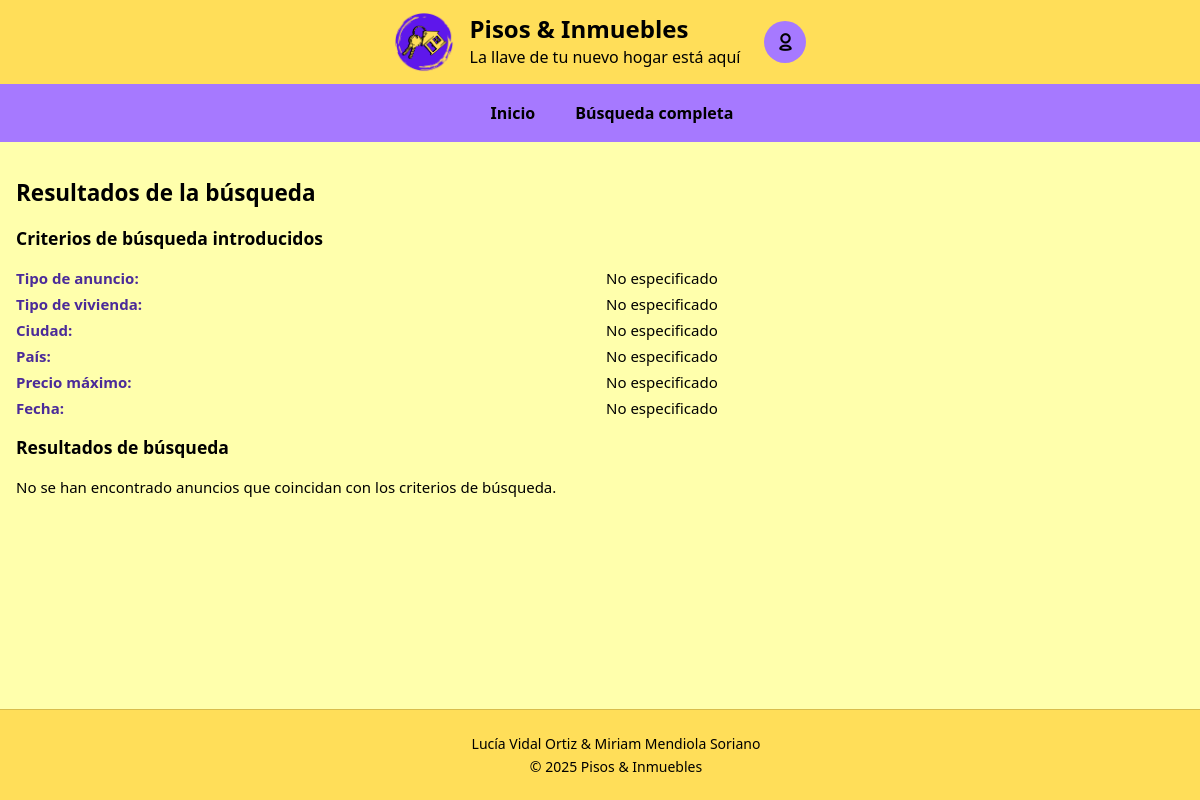
Before: /resultado.php with the older database file.
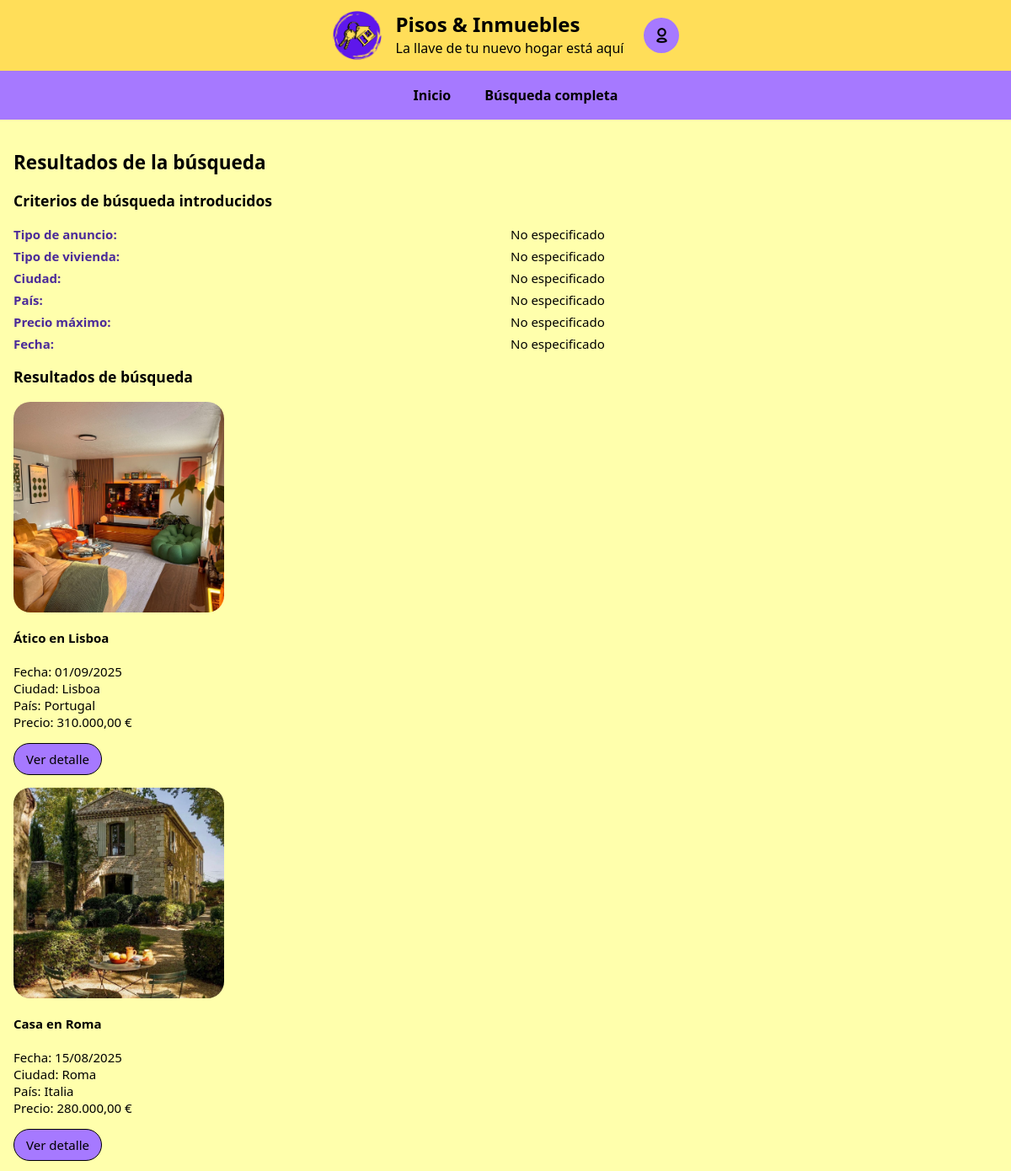
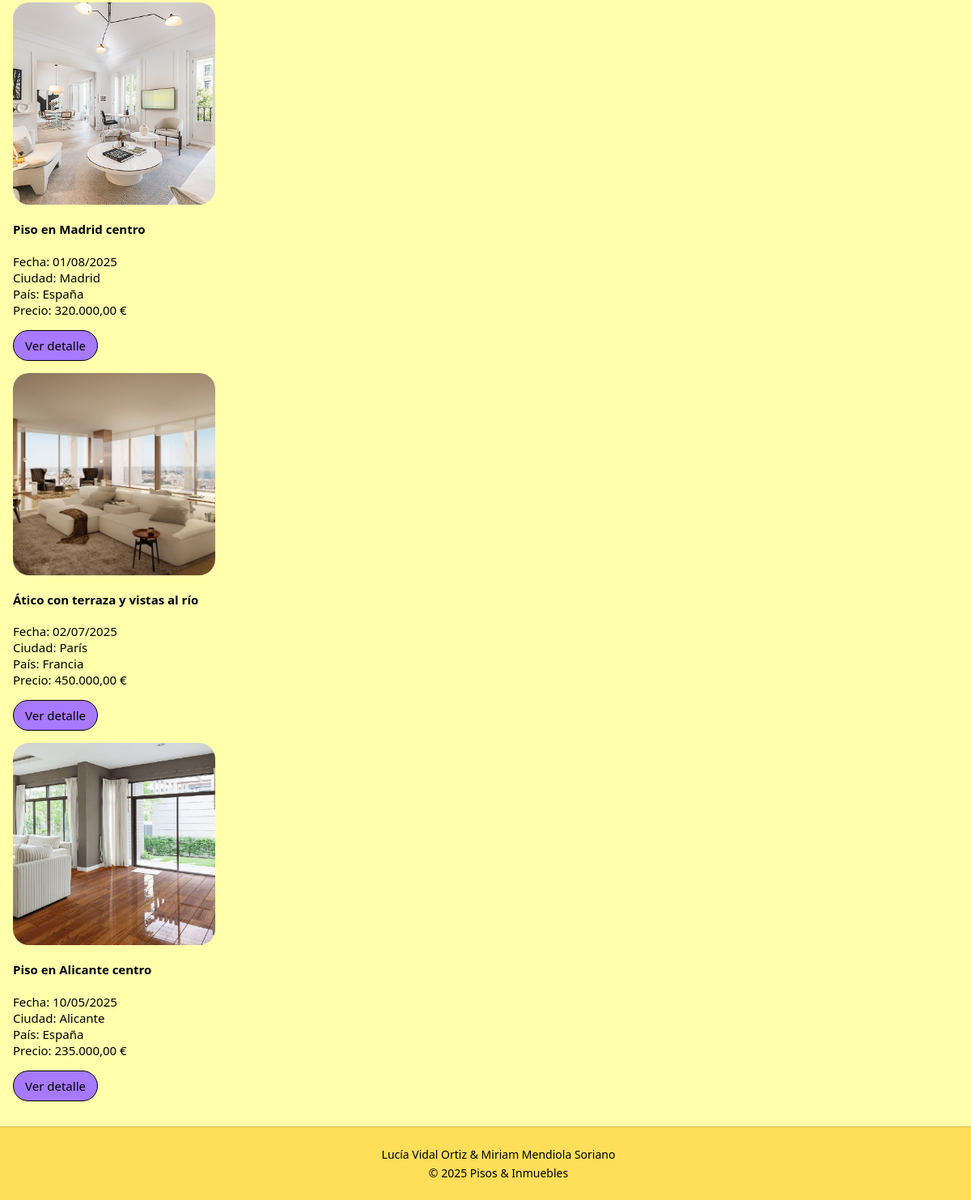
After: the same page with the newer database file (2 pictures, top to bottom).
### tables this page shows
CREATE TABLE `anuncios` (
  `IdAnuncio` int(10) UNSIGNED NOT NULL,
  `TAnuncio` tinyint(3) UNSIGNED NOT NULL,
  `TVivienda` tinyint(3) UNSIGNED NOT NULL,
  `FPrincipal` varchar(255) DEFAULT NULL,
  `Alternativo` varchar(255) NOT NULL,
  `Titulo` varchar(255) NOT NULL,
  `Precio` decimal(10,2) NOT NULL,
  `Texto` text DEFAULT NULL,
  `Ciudad` varchar(100) DEFAULT NULL,
  `Pais` int(10) UNSIGNED DEFAULT NULL,
  `Superficie` decimal(10,2) DEFAULT NULL,
  `NHabitaciones` int(10) UNSIGNED DEFAULT NULL,
  `NBanyos` int(10) UNSIGNED DEFAULT NULL,
  `Planta` int(11) DEFAULT NULL,
  `Anyo` int(11) DEFAULT NULL,
  `FRegistro` datetime NOT NULL DEFAULT current_timestamp(),
  `Usuario` int(10) UNSIGNED NOT NULL
);

CREATE TABLE `paises` (
  `IdPais` int(10) UNSIGNED NOT NULL,
  `NomPais` varchar(100) NOT NULL
);

### resultado.php (the view, shortened to what this page needs)
<?php
require_once("cabecera.inc");
require_once("inicio.inc");
$mysqli = obtenerConexion();
$criterioTipoTexto     = 'No especificado';
$criterioViviendaTexto = 'No especificado';
$criterioCiudadTexto   = 'No especificado';
$criterioPaisTexto     = 'No especificado';
$criterioPrecioTexto   = 'No especificado';
$criterioFechaTexto    = 'No especificado';
$sql = "SELECT
            a.IdAnuncio,
            a.Titulo,
            a.FPrincipal,
            a.Alternativo,
            a.FRegistro,
            a.Ciudad,
            p.NomPais AS Pais,
            a.Precio
        FROM Anuncios a
        LEFT JOIN Paises p ON a.Pais = p.IdPais";
$sql .= " ORDER BY a.FRegistro DESC";
$resultadoBusqueda = $mysqli->query($sql);
?>
<section>
  <h3>Criterios de búsqueda introducidos</h3>
  <dl>
    <dt>Tipo de anuncio:</dt>
    <dd><?php echo htmlspecialchars($criterioTipoTexto, ENT_QUOTES, 'UTF-8'); ?></dd>
    <dt>Tipo de vivienda:</dt>
    <dd><?php echo htmlspecialchars($criterioViviendaTexto, ENT_QUOTES, 'UTF-8'); ?></dd>
    <dt>Ciudad:</dt>
    <dd><?php echo htmlspecialchars($criterioCiudadTexto, ENT_QUOTES, 'UTF-8'); ?></dd>
    <dt>País:</dt>
    <dd><?php echo htmlspecialchars($criterioPaisTexto, ENT_QUOTES, 'UTF-8'); ?></dd>
    <dt>Precio máximo:</dt>
    <dd><?php echo htmlspecialchars($criterioPrecioTexto, ENT_QUOTES, 'UTF-8'); ?></dd>
    <dt>Fecha:</dt>
    <dd><?php echo htmlspecialchars($criterioFechaTexto, ENT_QUOTES, 'UTF-8'); ?></dd>
  </dl>
</section>
<section>
  <h3>Resultados de búsqueda</h3>
  <?php
  if ($resultadoBusqueda && $resultadoBusqueda->num_rows > 0) {
      while ($fila = $resultadoBusqueda->fetch_assoc()) {
          $id        = (int)$fila['IdAnuncio'];
          $titulo    = htmlspecialchars($fila['Titulo'] ?? '', ENT_QUOTES, 'UTF-8');
          $foto      = htmlspecialchars($fila['FPrincipal'] ?? '', ENT_QUOTES, 'UTF-8');
          $alt       = htmlspecialchars($fila['Alternativo'] ?? '', ENT_QUOTES, 'UTF-8');
          $fechaRaw  = $fila['FRegistro'];
          $fecha     = $fechaRaw ? date('d/m/Y', strtotime($fechaRaw)) : '';
          $ciudadRes = htmlspecialchars($fila['Ciudad'] ?? '', ENT_QUOTES, 'UTF-8');
          $paisRes   = htmlspecialchars($fila['Pais'] ?? '', ENT_QUOTES, 'UTF-8');
          $precio    = $fila['Precio'];
          $precioFmt = is_null($precio) ? '' : number_format($precio, 2, ',', '.');
          ?>
          <article>
            <div class="imagen_principal">
              <?php if (!empty($foto)) { ?>
                <img src="<?php echo $foto; ?>" alt="<?php echo $alt; ?>">
              <?php } else { ?>
                <img src="img/foto_piso.jpg" alt="Sin imagen disponible">
              <?php } ?>
            </div>
            <h4><?php echo $titulo; ?></h4>
            <p>
              Fecha: <?php echo $fecha; ?><br>
              Ciudad: <?php echo $ciudadRes; ?><br>
              País: <?php echo $paisRes; ?><br>
              Precio: <?php echo $precioFmt; ?> €
            </p>
            <p><a class="enlaces" href="detalle_anuncio.php?id=<?php echo $id; ?>">Ver detalle</a></p>
          </article>
          <?php
      }
  } else {
      echo "<p>No se han encontrado anuncios que coincidan con los criterios de búsqueda.</p>";
  }
  ?>
</section>
</main>
<?php
require_once("footer.inc");
?>

Changed rows visible on the page:
added anuncios: FPrincipal (picture), Titulo "Ático en Lisboa", FRegistro "01/09/2025", Ciudad "Lisboa", Pais.NomPais "Portugal", Precio "310.000,00"
added anuncios: FPrincipal (picture), Titulo "Casa en Roma", FRegistro "15/08/2025", Ciudad "Roma", Pais.NomPais "Italia", Precio "280.000,00"
added anuncios: shows a picture, Titulo "Piso en Madrid centro", FRegistro "01/08/2025", Ciudad "Madrid", Pais.NomPais "España", Precio "320.000,00"
added anuncios: FPrincipal (picture), Titulo "Ático con terraza y vistas al río", FRegistro "02/07/2025", Ciudad "París", Pais.NomPais "Francia", Precio "450.000,00"
added anuncios: FPrincipal (picture), Titulo "Piso en Alicante centro", FRegistro "10/05/2025", Ciudad "Alicante", Pais.NomPais "España", Precio "235.000,00"
Other visible differences:
text no longer shown: "No se han encontrado anuncios que coincidan con los criterios de búsqueda."
